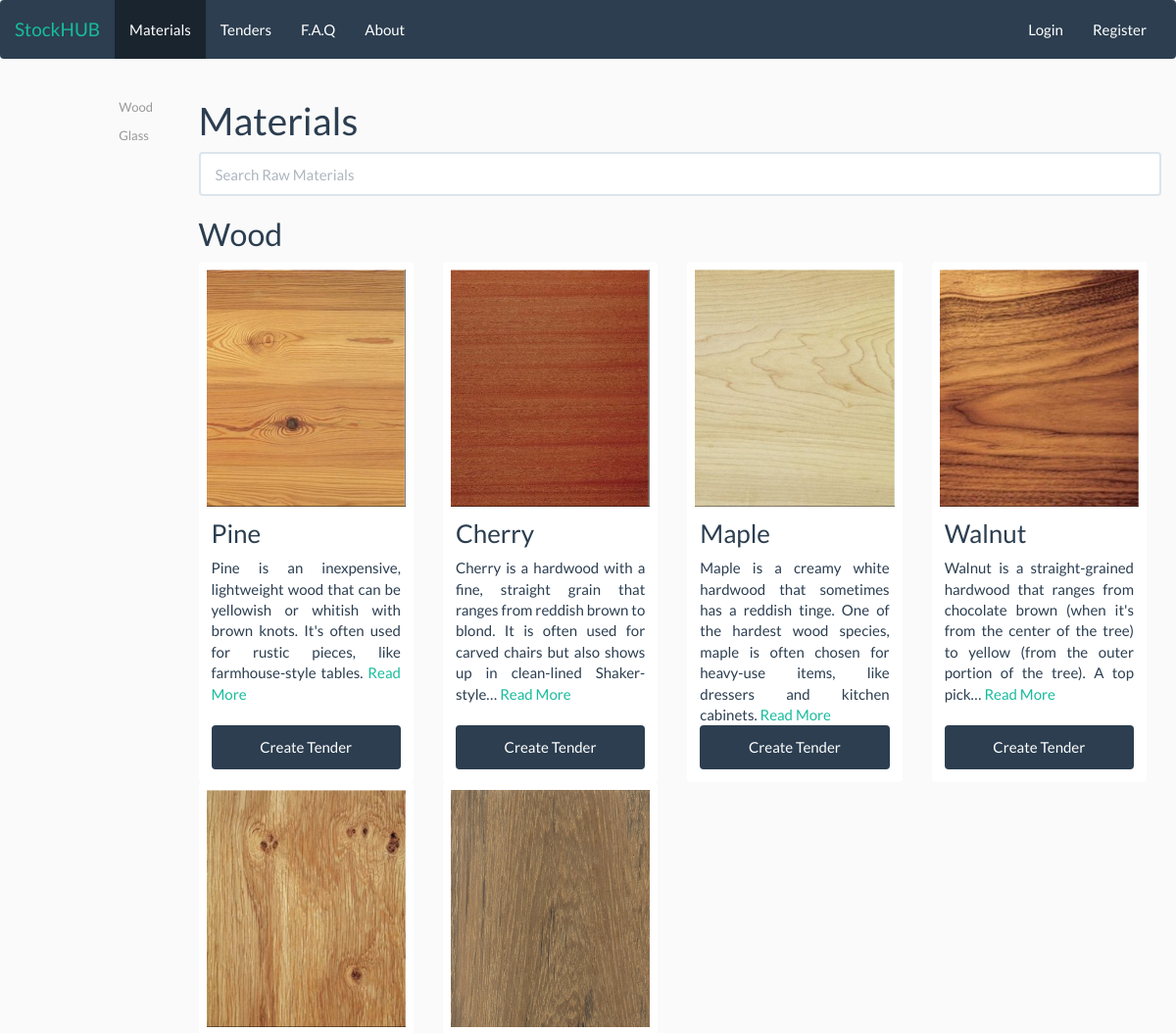
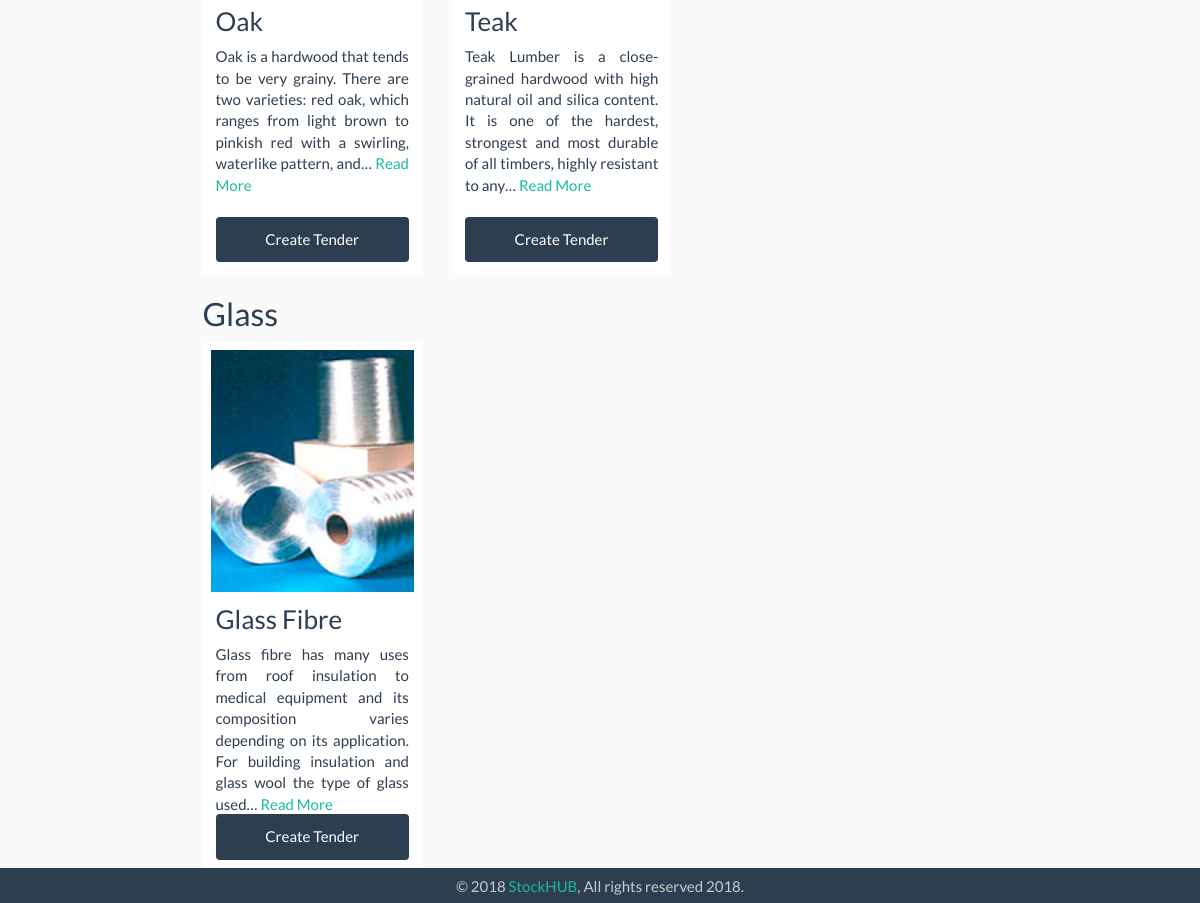
Page /index.php/materials on the committed database (2 pictures, top to bottom).
### tables this page shows
CREATE TABLE `material_subcat` (
  `subcat_id` int(11) NOT NULL,
  `subcat_name` varchar(255) NOT NULL,
  `created_date` timestamp NOT NULL DEFAULT CURRENT_TIMESTAMP ON UPDATE CURRENT_TIMESTAMP
);

CREATE TABLE `raw_material` (
  `raw_material_id` int(11) NOT NULL,
  `rm_name` varchar(255) NOT NULL,
  `material_subcat_id` int(255) NOT NULL,
  `rm_slug` varchar(255) NOT NULL,
  `rm_pic` varchar(255) NOT NULL,
  `rm_desc` text NOT NULL,
  `rm_created_at` timestamp NOT NULL DEFAULT CURRENT_TIMESTAMP ON UPDATE CURRENT_TIMESTAMP
);

### application/controllers/Materials.php (called while the page is built, shortened)
<?php
	class Materials extends CI_Controller{
		public function index(){
            $data['title'] = 'Materials';
            $data['materials'] = $this->material_model->get_materials();
            $data['categorys'] = $this->material_model->get_categorys();
            $this->load->view('templates/header' , $data);
			$this->load->view('materials/index', $data);
			$this->load->view('templates/footer');
        }
	}

### index.php (called while the page is built, shortened)
<?php
require_once BASEPATH.'core/CodeIgniter.php';

### application/models/Material_model.php (called while the page is built, shortened)
<?php
	class Material_model extends CI_Model{
        public function get_materials($slug = FALSE){
			$this->db->join('material_subcat','material_subcat.subcat_id = raw_material.material_subcat_id');
			$this->db->join('adv_table','adv_table.raw_material_id = raw_material.raw_material_id');
			$this->db->join('disadv_table','disadv_table.raw_material_id = raw_material.raw_material_id');
			if($slug === FALSE){
				$query = $this->db->get('raw_material');
				return $query->result_array();
			}
			elseif($slug === "JSON"){
				$query = $this->db->get('raw_material');
				return $query->result();
			}
			else{
				$query = $this->db->get_where('raw_material', array('rm_slug' => $slug));
				return $query->row_array();
			}
		}
		public function get_categorys(){
			$this->db->select("*");
			$this->db->from('material_subcat');
			$query = $this->db->get();
			return $query->result_array();
		}
	}

### application/helpers/utility_helper.php (called while the page is built)
<?php if ( ! defined('BASEPATH')) exit('No direct script access allowed');
if ( ! function_exists('asset_url()'))
{
  function asset_url()
  {
     return base_url().'assets/';
  }
}

### application/views/materials/index.php (the view, shortened to what this page needs)
<div class="row" data-spy="scroll" data-target="#sidebar-menu" data-offset="20">
    <nav id="sidebar-menu" class="col-md-1 col-md-offset-1 hidden-xs hidden-sm"  >
        <ul class="main-menu nav nav-stacked affix">
    	</ul>
    </nav>
    <div id="static-content" class="col-md-10">
    <h1><?= $title ?></h1>
    <input class="form-control" name="search" id="search" type="text" placeholder="Search" >
    <?php foreach($categorys as $category) : ?>
        <h2 id="<?php echo($category['subcat_name']) ?>" ><?= $category['subcat_name'] ?></h2>
        <div class="row display-flex" >
            <?php foreach($materials as $material) : ?>
                <?php if($material['subcat_name']===$category['subcat_name']) : ?>
                    <div class="col-sm-6 col-md-4 col-lg-3 display-flex">
                        <div class="thumbnail">
                            <img class="post-thumb thumbnail" src="<?php echo asset_url().'images/materials/'.$material['rm_pic'];?>" >
                            <div class="caption">
                                <h3 class="h3-margin-top-change"><?php echo $material['rm_name']; ?></h3>
                                <p class="flex-text"><?php echo word_limiter($material['rm_desc'],30); ?><a href = "<?php echo site_url('/materials/'.$material['rm_slug']); ?>"> Read More</a></p>
                                            <button class="btn btn-primary btn-block" role="button" onclick="location.href = '<?php echo site_url('/tenderOpen/'.$material['rm_slug']); ?>';">Create Tender</button>
                            </div>
                        </div>
                    </div>
                <?php endif; ?>
            <?php endforeach; ?>
        </div>
    <?php endforeach; ?>
    </div>
</div>

### assets/css/style.css (style rules this page uses)
body { background: #FAFAFA; padding-bottom: 30px; }
.post-thumb { width: auto; height: auto; }
.row { margin-right: 0px; }
.thumbnail { margin-bottom: 0px; border: none; }
.h3-margin-top-change { margin-top: 0px; }
.thumbnail img { height:250px; width:100%; }
.row.display-flex { display: flex; flex-wrap: wrap; }
.flex-text { flex-grow: 1; text-align: justify; height:160px; }
.post-thumb { border: none; }
ul { list-style-type: none; padding: 0; }
#sidebar-menu { padding-top: 15px; }

### rows in the picture
material_subcat: subcat_name "Wood"
raw_material: rm_pic (picture), rm_name "Pine", rm_desc "Pine is an inexpensive, lightweight wood that can be yellowish or whitish with brown knots. It's often used for rustic pieces, like farmhouse-style tables."
raw_material: rm_pic (picture), rm_name "Cherry", rm_desc "Cherry is a hardwood with a fine, straight grain that ranges from reddish brown to blond. It is often used for carved chairs but also shows up in clean-lined Shaker-style…"
raw_material: rm_pic (picture), rm_name "Maple", rm_desc "Maple is a creamy white hardwood that sometimes has a reddish tinge. One of the hardest wood species, maple is often chosen for heavy-use items, like dressers and kitchen cabinets."
raw_material: rm_pic (picture), rm_name "Walnut", rm_desc "Walnut is a straight-grained hardwood that ranges from chocolate brown (when it's from the center of the tree) to yellow (from the outer portion of the tree). A top pick…"
raw_material: rm_pic (picture), rm_name "Oak", rm_desc "Oak is a hardwood that tends to be very grainy. There are two varieties: red oak, which ranges from light brown to pinkish red with a swirling, waterlike pattern, and…"
raw_material: rm_pic (picture), rm_name "Teak", rm_desc "Teak Lumber is a close-grained hardwood with high natural oil and silica content. It is one of the hardest, strongest and most durable of all timbers, highly resistant to any…"
material_subcat: subcat_name "Glass"
raw_material: rm_pic (picture), rm_name "Glass Fibre", rm_desc "Glass fibre has many uses from roof insulation to medical equipment and its composition varies depending on its application. For building insulation and glass wool the type of glass used…"

### other values in the picture
$title "Materials"
